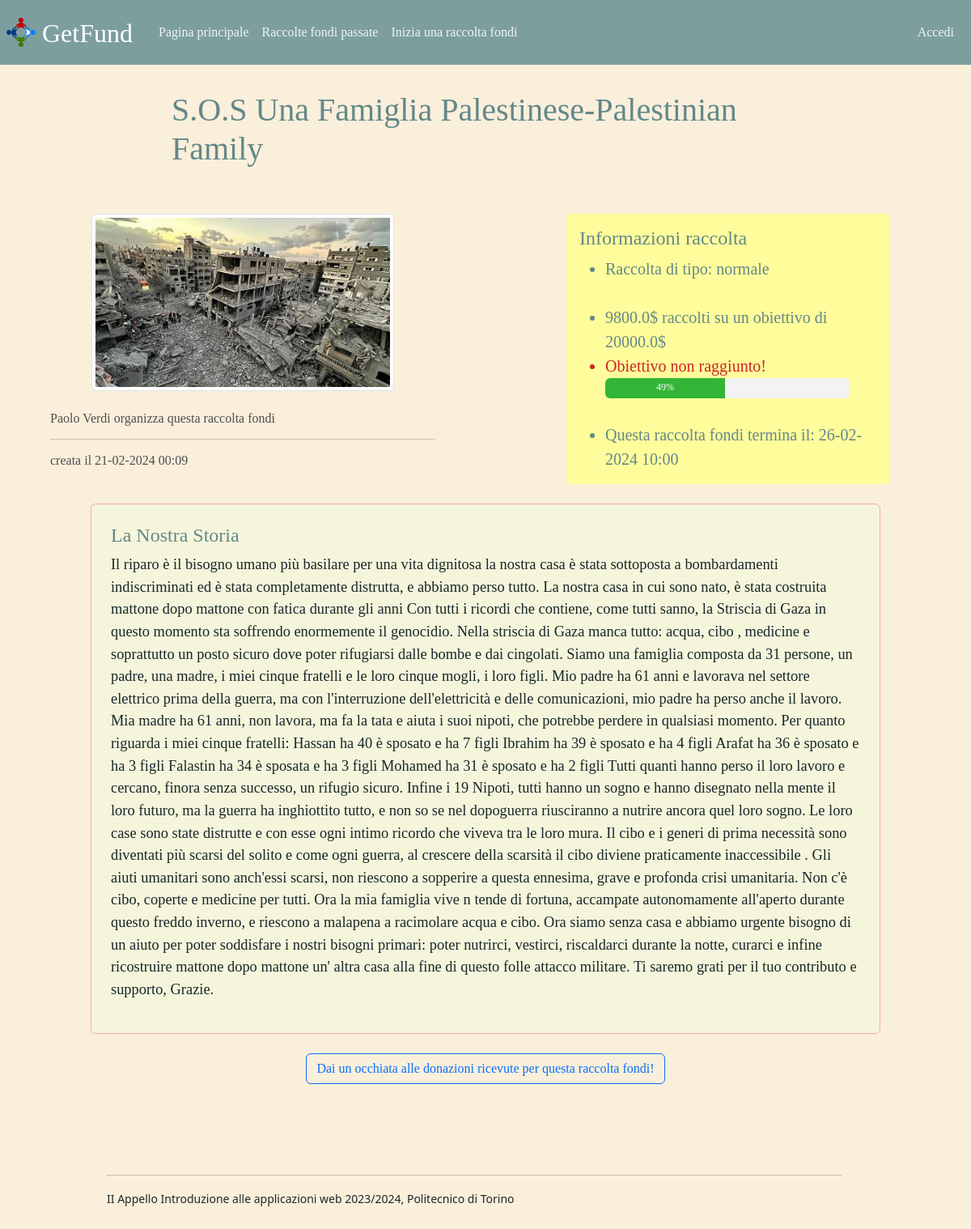
Screenshot of /raccolta_fondi_6 with the database file from the repository.
### tables this page shows
CREATE TABLE "RACCOLTE" (
	"id"	INTEGER,
	"titolo"	TEXT NOT NULL,
	"descrizione"	TEXT NOT NULL,
	"immagine"	TEXT,
	"obiettivo"	REAL NOT NULL,
	"donazione_min"	REAL NOT NULL,
	"donazione_max"	REAL NOT NULL,
	"id_utente"	INTEGER NOT NULL,
	"tipo"	TEXT NOT NULL,
	"timestamp_creazione"	TEXT NOT NULL,
	"timestamp_chiusura"	TEXT NOT NULL,
	FOREIGN KEY("id_utente") REFERENCES "UTENTI"("id"),
	PRIMARY KEY("id" AUTOINCREMENT)
);

CREATE TABLE "UTENTI" (
	"id"	INTEGER,
	"nome"	TEXT NOT NULL,
	"cognome"	REAL NOT NULL,
	"email"	NUMERIC NOT NULL UNIQUE,
	"hash"	TEXT NOT NULL,
	PRIMARY KEY("id" AUTOINCREMENT)
);

### app.py (the view)
@app.route('/raccolta_fondi_<int:id>')
def singola_raccolta_fondi(id):
    raccolta= raccolte_dao.get_raccolta(id)
    if not raccolta:
        flash('Qualcosa è andato storto, riprova!', 'danger')
        app.logger.error('Raccolta non trovata')
        return redirect(url_for('home_page'))
    raccolta_dict=dict(raccolta)    #modificabile
    if raccolta_dict['cifra_totale_donata'] is None:
        raccolta_dict['cifra_totale_donata'] = 0    #in caso di raccolte senza aver ricevuto donazioni
    if datetime.strptime(raccolta['timestamp_chiusura'], '%Y-%m-%d %H:%M') < datetime.now():    #raccolta chiusa
        raccolta_dict['bottone_dona_attivo'] = False
    else:
        raccolta_dict['bottone_dona_attivo'] = True
    raccolta_dict['timestamp_chiusura']=datetime.strptime(raccolta['timestamp_chiusura'], "%Y-%m-%d %H:%M").strftime("%d-%m-%Y %H:%M")
    raccolta_dict['timestamp_creazione']=datetime.strptime(raccolta['timestamp_creazione'], "%Y-%m-%d %H:%M").strftime("%d-%m-%Y %H:%M")
    if raccolta_dict['cifra_totale_donata']>=raccolta_dict['obiettivo']:
        raccolta_dict['progress_bar'] = '100%'
    else:
        percentuale_avanzamento = (raccolta_dict['cifra_totale_donata'] / raccolta_dict['obiettivo']) * 100
        raccolta_dict['progress_bar'] = f"{percentuale_avanzamento:.0f}%"
    utente = utenti_dao.get_user_by_id(raccolta['id_utente'])   #organizzatore della raccolta fondi
    if not utente:
        flash('Qualcosa è andato storto, riprova!', 'danger')
        app.logger.error('Utente non trovato')
        return redirect(url_for('home_page'))
    donatori=donatori_dao.get_donatori_by_id_raccolta(raccolta['id'])
    return render_template('singola_raccolta_fondi.html',utente=utente,raccolta=raccolta_dict,donatori=donatori)

### donatori_dao.py (called while the page is built)
def get_donatori_by_id_raccolta(id_raccolta):
    query="SELECT * FROM DONATORI WHERE id_raccolta=?"
    connection=sqlite3.connect('db/db.db')
    connection.row_factory=sqlite3.Row
    cursor=connection.cursor()
    cursor.execute(query,(id_raccolta,))
    result=cursor.fetchall()
    cursor.close()
    connection.close()
    return result

### raccolte_dao.py (called while the page is built)
def get_raccolta(id):
    query="SELECT RACCOLTE.id, titolo, descrizione, immagine, obiettivo, donazione_min, donazione_max, id_utente, tipo, timestamp_creazione, timestamp_chiusura, SUM(cifra_donata) AS cifra_totale_donata FROM RACCOLTE LEFT OUTER JOIN DONATORI ON RACCOLTE.id=id_raccolta WHERE RACCOLTE.id = ?"
    connection=sqlite3.connect('db/db.db')
    connection.row_factory=sqlite3.Row
    cursor=connection.cursor()
    cursor.execute(query,(id,))
    result=cursor.fetchone()
    cursor.close()
    connection.close()
    return result

### utenti_dao.py (called while the page is built)
def get_user_by_id(id_utente):
    query = 'SELECT * FROM UTENTI WHERE id=?'
    connection = sqlite3.connect('db/db.db')
    connection.row_factory = sqlite3.Row
    cursor = connection.cursor()
    cursor.execute(query, (id_utente,))
    result = cursor.fetchone()
    cursor.close()
    connection.close()
    return result

### templates/singola_raccolta_fondi.html (shortened to what this page needs)
{% extends "base.html" %}
{% block style %}<link rel="stylesheet" href="{{ url_for('static', filename='style_singola_raccolta_fondi.css') }}">{% endblock %}
{% block content %}
<div class="container-fluid mt-4">
    <div class="d-flex row justify-content-center mt-4">
        <div class="d-flex col-8 mt-3 justify-content-center">
            <h2 id="titolo_singolo_post">{{raccolta.titolo}}</h2>
        </div>
    </div>
    <div class="row mt-4">
        <div class="col-6 mt-4">
            <div class="d-flex row justify-content-center">
                <div class="d-flex col justify-content-center">
                    {% if raccolta.immagine %}
                    <img class="img-thumbnail rounded immagine_raccolta" src="{{ url_for('static', filename=raccolta.immagine) }}"
                    alt="Questa è l'immagine della raccolta">
                    {% else %}
                    <img class="img-thumbnail rounded immagine_raccolta" src="{{ url_for('static', filename='foto_mancante.jpg') }}"
                    alt="Questa è l'immagine della raccolta">
                    {% endif %}
                </div>
            </div>
            <section class="d-flex row justify-content-center mt-4" id="sottointestazione">
                <div class="col-10">
                    <h4 class="fs-6">{{ utente.nome |e}} {{ utente.cognome |e}} organizza questa raccolta fondi</h4>
                    <hr class="linea_orizzontale">
                    <h5 class="fs-6" >creata il {{raccolta.timestamp_creazione}}</h5>
                </div>
            </section>
        </div>
        <aside class="col-6 mt-4">
            <div class="d-flex row justify-content-center">
                <div class="d-flex col-8 justify-content-center rounded border-warning fs-5" id="info_raccolta" >
                    <h4>Informazioni raccolta</h4>
                    <ul class="rounded border-warning fs-5">
                        <li>Raccolta di tipo: {{ raccolta.tipo |e }}</li>
                        <br>
                        <li>{{ raccolta.cifra_totale_donata |e }}$ raccolti su un obiettivo di {{ raccolta.obiettivo |e }}$ </li>
                        {% if raccolta.cifra_totale_donata >= raccolta.obiettivo %}
                        <li style="color:rgb(36, 131, 36)">Obiettivo raggiunto!</li>
                        {% else %}
                        <li style="color:rgb(201, 39, 39)">Obiettivo non raggiunto!</li>
                        {% endif %}
                        <div class="progress">
                            <div class="progress-bar" style="width: {{ raccolta.progress_bar |e }};">{{ raccolta.progress_bar |e }}</div>
                        </div>
                        <br>
                        <li>Questa raccolta fondi termina il: {{ raccolta.timestamp_chiusura |e }}</li>
                    </ul>
                </div>
            </div>
        </aside>
    </div>
    <div class="row d-flex justify-content-center mt-4">
        <main class="col-10">
            <section id="descrizione" class="border rounded border-danger-subtle">
                <h4 style="color:#638889">La Nostra Storia</h4>
                <p>{{ raccolta.descrizione |e }}</p>
            </section>
            <p class="mt-4 d-flex justify-content-center" id="mybutton_donazioni">
                <button class="btn btn-outline-primary" type="button" data-bs-toggle="collapse" data-bs-target="#collapseExample" aria-expanded="false" aria-controls="collapseExample">
                    Dai un occhiata alle donazioni ricevute per questa raccolta fondi!
                </button>
            </p>
        </main>
    </div>
</div>
<footer id="myfooter">
    <hr id="linea_orizzontale">
    <small class="footer_testo">II Appello Introduzione alle applicazioni web 2023/2024, Politecnico di Torino</small>
    <br>
    <br>
    <br>
</footer>
{% endblock %}

### static/style_singola_raccolta_fondi.css (style rules this page uses)
#titolo_singolo_post { font-family: 'Times New Roman', Times, serif; color:#638889; font-size:2.5rem; }
#info_raccolta { background-color: #FFFC9B; padding:1rem; display: flex; justify-content: center; flex-direction: column; font-family: 'Times New Roman', Times, serif; color: #638889; }
#descrizione { font-family: 'Times New Roman', Times, serif; padding: 1.5rem; color:#182728; font-size: 1.15rem; background-color: beige; }
.progress { height: 10%; width:90%; background-color: #f3f3f3; }
.progress-bar { height: 100%; line-height: 80%; color: #ffffff; text-align: center; background-color: #33b537; }
#mybutton_donazioni { font-family: 'Times New Roman', Times, serif; font-weight: 700; }
#sottointestazione { font-family: 'Times New Roman', Times, serif; color:#4e4e4e; }
#linea_orizzontale { width: 97%; }
#myfooter { position: relative; top:5rem; width: 80%; }
.immagine_raccolta { width: 65%; height: auto; }

### rows the page displays
RACCOLTE: titolo "S.O.S Una Famiglia Palestinese-Palestinian Family", immagine (picture), timestamp_creazione "21-02-2024 00:09", tipo "normale", obiettivo "20000.0", timestamp_chiusura "26-02-2024 10:00", descrizione "Il riparo è il bisogno umano più basilare per una vita dignitosa la nostra casa è stata sottoposta a bombardamenti indiscriminati ed è stata completamente distrutta, e abbiamo perso tutto. La nostra casa in cui sono nato, è stata costruita mattone dopo mattone con fatica durante gli anni Con tutti i ricordi che contiene, come tutti sanno, la Striscia di Gaza in questo momento sta soffrendo enormemente il genocidio. Nella striscia di Gaza manca tutto: acqua, cibo , medicine e soprattutto un posto sicuro dove poter rifugiarsi dalle bombe e dai cingolati. Siamo una famiglia composta da 31 persone, un padre, una madre, i miei cinque fratelli e le loro cinque mogli, i loro figli. Mio padre ha 61…"
UTENTI: nome "Paolo", cognome "Verdi"

### other values shown
{{ raccolta.cifra_totale_donata |e }} "9800.0"
{{ raccolta.progress_bar |e }} "49%"
